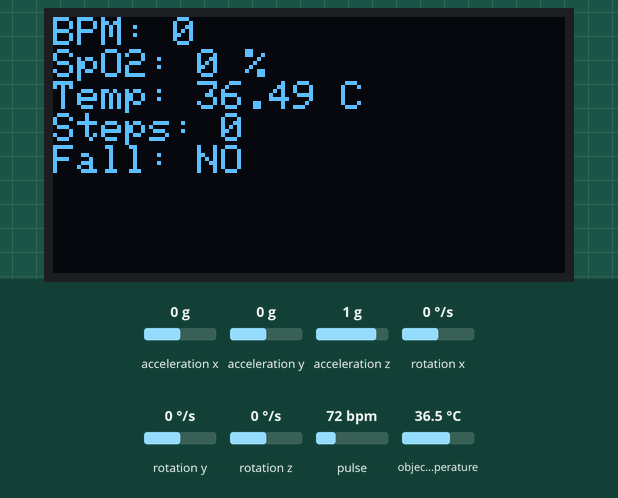
This sketch was run on a simulated ESP32. On the bench: 128×64 one-colour display. The inputs (shaded band) are chosen by the test bench; at power-on: acceleration x 0 g, object temperature 36.5 °C, acceleration y 0 g, acceleration z 1 g, rotation x 0 °/s, rotation y 0 °/s, rotation z 0 °/s, pulse 72 bpm. WiFi joins after 1.5 s; servers stay silent unless stated; what the sketch prints to the serial monitor is not drawn.

Above: at 3.4 s.
3.5 s: acceleration x set to -1.4 g
At 6.6 s:
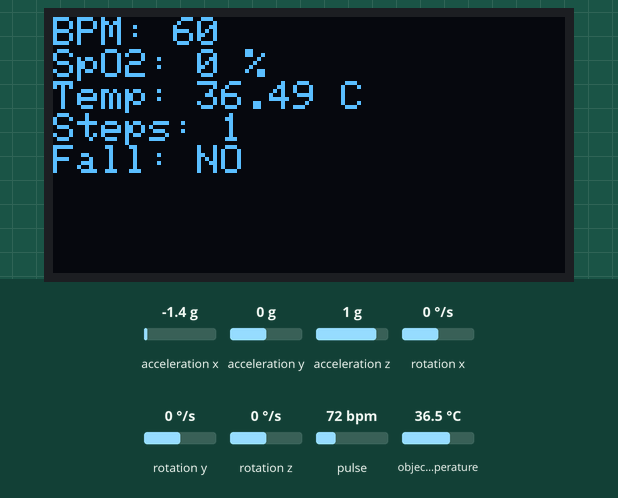
7.3 s: object temperature set to 20 °C
At 9.3 s:
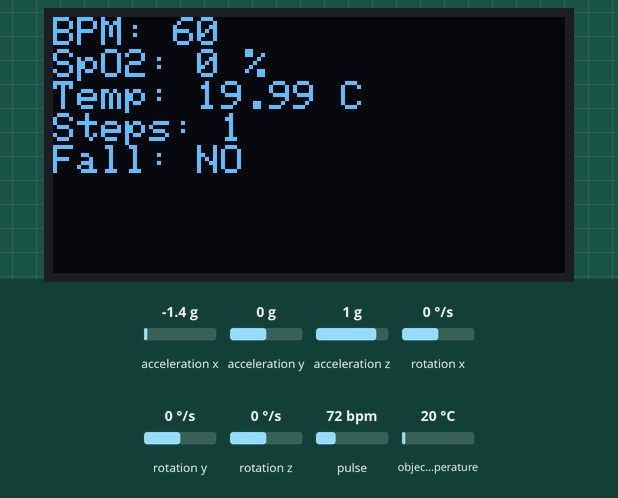
11.3 s: object temperature set to 26 °C
At 12.3 s:
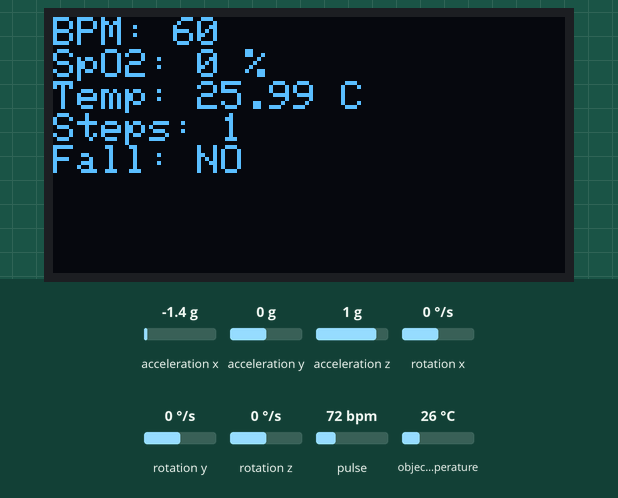
15.5 s: object temperature set to 32 °C
At 16.6 s:
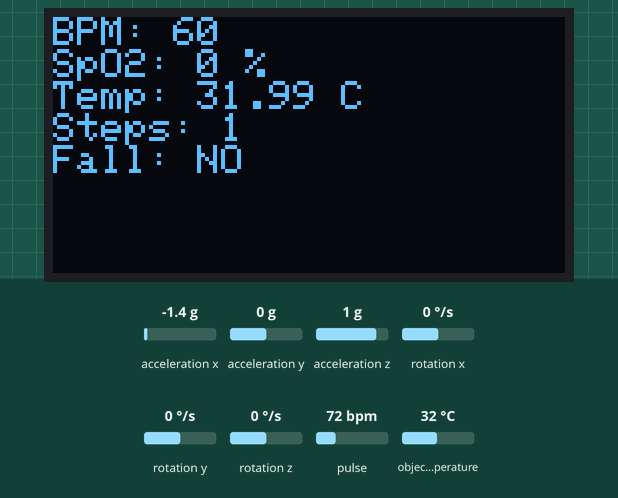
Timing chart, 0 to 18.3 s (numbered marks = the images above; inputs shaded):
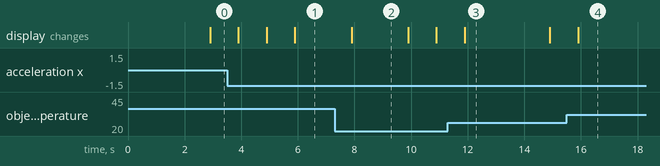

The sketch:

code.ino
```cpp
#define BLYNK_TEMPLATE_ID "YOUR_TEMPLATE_ID"
#define BLYNK_TEMPLATE_NAME "Smart Watch"
#define BLYNK_AUTH_TOKEN "YOUR_AUTH_TOKEN"

#define BLYNK_PRINT Serial

#include <WiFi.h>
#include <BlynkSimpleEsp32.h>
#include <Wire.h>
#include "MAX30105.h"
#include <heartRate.h>
#include <Adafruit_MLX90614.h>
#include <Adafruit_GFX.h>
#include <Adafruit_SSD1306.h>
#include <MPU6050.h>

// ---------------- WiFi ----------------
char ssid[] = "YOUR_WIFI_NAME";
char pass[] = "YOUR_WIFI_PASSWORD";

// ---------------- OLED ----------------
#define SCREEN_WIDTH 128
#define SCREEN_HEIGHT 64
#define OLED_RESET -1
Adafruit_SSD1306 display(SCREEN_WIDTH, SCREEN_HEIGHT, &Wire, OLED_RESET);

// ---------------- Sensors ----------------
MAX30105 particleSensor;
Adafruit_MLX90614 mlx = Adafruit_MLX90614();
MPU6050 mpu;

BlynkTimer timer;

// ---------------- Variables ----------------
float bodyTemp = 0;
int bpm = 0;
int spo2 = 0;
int stepCount = 0;
bool fallDetected = false;

long lastBeat = 0;
float beatsPerMinute;
int beatAvg;

float ax, ay, az;
float totalAcceleration;

// ---------------- Step Detection ----------------
float stepThreshold = 1.35;
bool stepState = false;

// ---------------- Fall Detection ----------------
float fallThreshold = 2.5;

// =====================================================
// Read MAX30102 Heart Rate
// =====================================================
void readHeartRate() {
  long irValue = particleSensor.getIR();

  if (checkForBeat(irValue) == true) {
    long delta = millis() - lastBeat;
    lastBeat = millis();

    beatsPerMinute = 60 / (delta / 1000.0);

    if (beatsPerMinute < 255 && beatsPerMinute > 40) {
      bpm = (int)beatsPerMinute;
      beatAvg = bpm;
    }
  }

  if (irValue < 50000) {
    bpm = 0; // finger not detected
  }
}

// =====================================================
// Read Temperature
// =====================================================
void readTemperature() {
  bodyTemp = mlx.readObjectTempC();
}

// =====================================================
// Read MPU6050 for Steps + Fall
// =====================================================
void readMotion() {
  int16_t AcX, AcY, AcZ;
  mpu.getAcceleration(&AcX, &AcY, &AcZ);

  ax = AcX / 16384.0;
  ay = AcY / 16384.0;
  az = AcZ / 16384.0;

  totalAcceleration = sqrt((ax * ax) + (ay * ay) + (az * az));

  // Step Detection
  if (totalAcceleration > stepThreshold && !stepState) {
    stepCount++;
    stepState = true;
  }

  if (totalAcceleration < 1.0) {
    stepState = false;
  }

  // Fall Detection
  if (totalAcceleration > fallThreshold) {
    fallDetected = true;
  } else {
    fallDetected = false;
  }
}

// =====================================================
// OLED Display
// =====================================================
void updateDisplay() {
  display.clearDisplay();
  display.setTextSize(1);
  display.setTextColor(WHITE);

  display.setCursor(0, 0);
  display.print("BPM: ");
  display.println(bpm);

  display.print("SpO2: ");
  display.print(spo2);
  display.println(" %");

  display.print("Temp: ");
  display.print(bodyTemp);
  display.println(" C");

  display.print("Steps: ");
  display.println(stepCount);

  display.print("Fall: ");
  display.println(fallDetected ? "YES" : "NO");

  display.display();
}

// =====================================================
// Send to Blynk
// =====================================================
void sendToBlynk() {
  Blynk.virtualWrite(V0, bpm);
  Blynk.virtualWrite(V1, spo2);
  Blynk.virtualWrite(V2, bodyTemp);
  Blynk.virtualWrite(V3, fallDetected ? 1 : 0);
  Blynk.virtualWrite(V4, stepCount);
}

// =====================================================
// Setup
// =====================================================
void setup() {
  Serial.begin(115200);
  Wire.begin();

  // OLED
  if (!display.begin(SSD1306_SWITCHCAPVCC, 0x3C)) {
    Serial.println("OLED failed");
    while (1);
  }

  display.clearDisplay();
  display.display();

  // MAX30102
  if (!particleSensor.begin(Wire, I2C_SPEED_FAST)) {
    Serial.println("MAX30102 not found");
    while (1);
  }

  particleSensor.setup();
  particleSensor.setPulseAmplitudeRed(0x0A);
  particleSensor.setPulseAmplitudeGreen(0);

  // MLX90614
  if (!mlx.begin()) {
    Serial.println("MLX90614 not found");
  }

  // MPU6050
  Serial.println("Initializing MPU6050...");
  mpu.initialize();

  if (!mpu.testConnection()) {
    Serial.println("MPU6050 connection failed");
  } else {
    Serial.println("MPU6050 connected");
  }

  // WiFi + Blynk
  Blynk.begin(BLYNK_AUTH_TOKEN, ssid, pass);

  timer.setInterval(1000L, []() {
    readHeartRate();
    readTemperature();
    readMotion();
    updateDisplay();
    sendToBlynk();

    Serial.print("BPM: ");
    Serial.print(bpm);
    Serial.print(" | Temp: ");
    Serial.print(bodyTemp);
    Serial.print(" | Steps: ");
    Serial.print(stepCount);
    Serial.print(" | Fall: ");
    Serial.println(fallDetected ? "YES" : "NO");
  });
}

// =====================================================
// Loop
// =====================================================
void loop() {
  Blynk.run();
  timer.run();
}
```

Measured:
- after the input at 7.3 s, the display: changes after 0.60 s (image 2)
- after the input at 11.3 s, the display: changes after 0.60 s (image 3)
- after the input at 15.5 s, the display: changes after 0.40 s (image 4)
- what the display in image 2 shows lasts 2.0 s, from 7.9 s to 9.9 s
- what the display in image 3 shows lasts 3.0 s, from 11.9 s to 14.9 s
